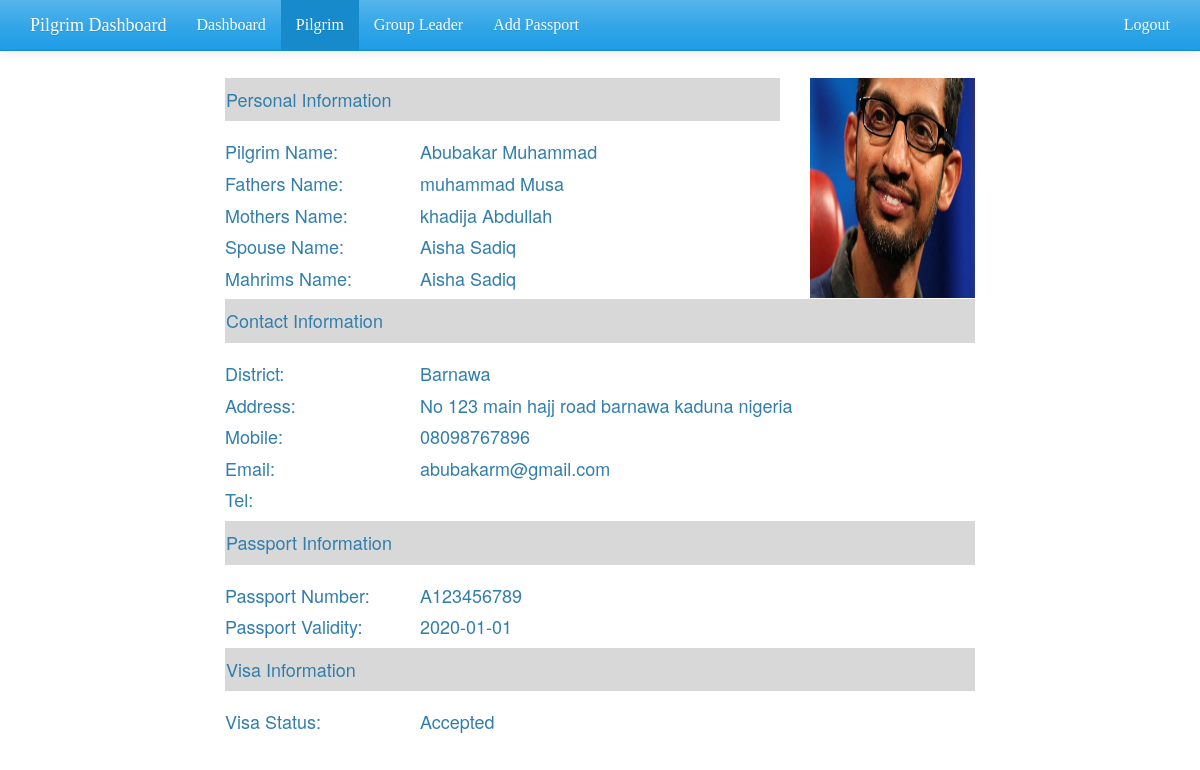
The page /pilgrim_rep.php (signed in) on the database its author committed.
### tables this page shows
CREATE TABLE `pilgrim_info` (
  `pilgrim_id` int(14) NOT NULL,
  `p_name` varchar(255) DEFAULT NULL,
  `p_mobile` varchar(22) DEFAULT NULL,
  `p_mail` varchar(40) DEFAULT NULL,
  `p_address` varchar(200) DEFAULT NULL,
  `p_mstatus` varchar(22) DEFAULT NULL,
  `p_occupation` varchar(22) DEFAULT NULL,
  `p_age` varchar(22) DEFAULT NULL,
  `p_sex` varchar(22) DEFAULT NULL,
  `p_dob` date DEFAULT NULL,
  `p_police_station` varchar(33) DEFAULT NULL,
  `p_district` varchar(33) DEFAULT NULL,
  `p_fathers_name` varchar(100) DEFAULT NULL,
  `p_mother_name` varchar(100) DEFAULT NULL,
  `p_spouse_name` varchar(100) DEFAULT NULL,
  `p_mahrims_name` varchar(100) DEFAULT NULL,
  `p_nid_no` varchar(22) DEFAULT NULL,
  `p_img` text,
  `p_nationality` varchar(33) DEFAULT NULL,
  `gl_id` int(11) DEFAULT NULL,
  `username` varchar(255) NOT NULL,
  `password` varchar(255) NOT NULL
);

CREATE TABLE `passport_info` (
  `pp_slno` int(11) NOT NULL,
  `pilgrim_id` int(12) NOT NULL,
  `pp_num` varchar(22) NOT NULL,
  `pp_valid_date` date NOT NULL,
  `pp_issue_date` date NOT NULL,
  `pp_office_name` varchar(22) NOT NULL,
  `pp_status` varchar(20) NOT NULL
);

CREATE TABLE `visa_info` (
  `visa_slno` int(16) NOT NULL,
  `pilgrim_id` int(12) NOT NULL,
  `visa_status` varchar(22) NOT NULL,
  `visa_apply_date` date NOT NULL,
  `visa_date` date NOT NULL,
  `visa_validity` varchar(32) NOT NULL
);

### pilgrim_rep.php (the view, shortened to what this page needs)
<?php
require_once 'DB.php';
$pid = $_SESSION["pilgrim_id"];
?>
<!DOCTYPE html>
<html lang="en">
<head>
	<?php require_once 'includes/head.php'; ?>
</head>
<body>
	<nav class="navbar navbar-default navbar-fixed-top" role="navigation">
		<div class="container">
			<div class="navbar-header">
				<a class="navbar-brand" href="dashboard.php">Pilgrim Dashboard</a>
			</div>
			<div class="collapse navbar-collapse navbar-ex1-collapse">
				<ul class="nav navbar-nav">
					<li><a href="dashboard.php">Dashboard</a></li>
					<li class="active"><a href="pilgrim_rep.php">Pilgrim</a></li>
					<li><a href="group_leader.php">Group Leader</a></li>
					<li><a href="add_passport.php">Add Passport</a></li>
				</ul>
				<ul class="nav navbar-nav navbar-right">
					<li><a href="logout.php">Logout</a></li>
				</ul>
			</div>
		</div>
	</nav>
	<div class="container">
		<div class="row">
			<br>
			<div class="col-md-8 col-md-offset-2">
				<?php
				$query = mysqli_query($dbc, "SELECT * FROM pilgrim_info WHERE pilgrim_id='$pid'");
				while($row = mysqli_fetch_array($query)):
				?>
				<div class="row">
					<div class="col-xs-9">
						<div class="active">
							<h4>Personal Information</h4>
						</div>
						<div class="row">
							<div class="col-xs-4">
								<h4>Pilgrim Name:</h4>
								<h4>Fathers Name:</h4>
								<h4>Mothers Name:</h4>
								<h4>Spouse Name:</h4>
								<h4>Mahrims Name:</h4>
							</div>
							<div class="col-xs-8">
								<h4><?php echo $row["p_name"]; ?></h4>
								<h4><?php echo $row["p_fathers_name"]; ?></h4>
								<h4><?php echo $row["p_mother_name"]; ?></h4>
								<h4><?php echo $row["p_spouse_name"]; ?></h4>
								<h4><?php echo $row["p_mahrims_name"]; ?></h4>
							</div>
						</div>
					</div>
					<div class="col-xs-3">
						<img src="admin/uploads/pilgrims/<?php echo $row['p_img'] ?>" style="height: 220px" class="img img-responsive" alt="">
					</div>
				</div>
				<div class="active">
					<h4>Contact Information</h4>
				</div>
				<div class="row">
					<div class="col-xs-3">
						<h4>District:</h4>
						<h4>Address:</h4>
						<h4>Mobile:</h4>
						<h4>Email:</h4>
						<h4>Tel:</h4>
					</div>
					<div class="col-xs-9">
						<h4><?php echo $row["p_district"]; ?></h4>
						<h4><?php echo $row["p_address"]; ?></h4>
						<h4><?php echo $row["p_mobile"]; ?></h4>
						<h4><?php echo $row["p_mail"]; ?></h4>
					</div>
				</div>
				<div class="active">
					<h4>Passport Information</h4>
				</div>
				<div class="row">
					<div class="col-xs-3">
						<h4>Passport Number:</h4>
						<h4>Passport Validity:</h4>
					</div>
					<div class="col-xs-9">
						<?php
							$q = mysqli_query($dbc, "SELECT pp_num, pp_valid_date FROM passport_info WHERE pilgrim_id='$pid'");
							$qd = mysqli_fetch_array($q)
						?>
						<h4><?php echo $qd["pp_num"]; ?></h4>
						<h4><?php echo $qd["pp_valid_date"]; ?></h4>
					</div>
				</div>
				<div class="active">
					<h4>Visa Information</h4>
				</div>
				<div class="row">
					<div class="col-xs-3">
						<h4>Visa Status:</h4>
					</div>
					<div class="col-xs-9">
						<?php
							$q2 = mysqli_query($dbc, "SELECT visa_status FROM visa_info WHERE pilgrim_id='$pid'");
							$qd2 = mysqli_fetch_array($q2);
						?>
						<h4><?php echo $qd2["visa_status"]; ?></h4>
					</div>
				</div>
				<?php endwhile ?>
			</div>
		</div>
	</div>
</body>
</html>

### includes/head.php (shortened to what this page needs)
<link rel="stylesheet" href="assets/css/bootstrap.min.css">
<link rel="stylesheet" href="assets/css/styles.css">
<link rel="stylesheet" href="assets/font-awesome/css/font-awesome.min.css">

### assets/css/styles.css (style rules this page uses)
html { color: #222; font-size: 1em; line-height: 1.4; }
audio, canvas, iframe, img, svg, video { vertical-align: middle; }
body { padding-top: 55px; font-family: ubuntu; font-size: 100%; color: #000 !important; }
.navbar-brand { font-family: lobster; }
div.active { background: #d8d8d8; padding: 1px; margin-bottom: 10px; }

### rows shown on the page
pilgrim_info: p_name "Abubakar Muhammad", p_fathers_name "muhammad Musa", p_mother_name "khadija Abdullah", p_spouse_name "Aisha Sadiq", p_mahrims_name "Aisha Sadiq", p_img (picture), p_district "Barnawa", p_address "No 123 main hajj road barnawa kaduna nigeria", p_mobile "08098767896", p_mail "abubakarm@gmail.com", passport_info.pp_num "A123456789", passport_info.pp_valid_date "2020-01-01", visa_info.visa_status "Accepted"
